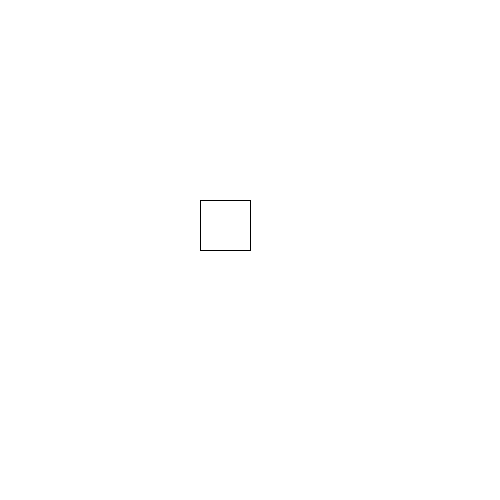
Frame 1 (no input)
Frame 60 (the mouse pressed at the canvas centre just before this capture): identical to frame 1, image omitted
Frame 120 (the mouse held since frame 60 and released just before this capture): identical to frame 1, image omitted

The Processing sketch that drew this single still picture (run headless with seeded random() and noise(); from frame 60 on, the mouse is pressed at the canvas centre):

// Processing sketch: Opdracht_6
// ── Opdracht_6.pde
int x = 200;
int y = 200;
void setup(){
 size(500,500);
}

void draw(){
  background(255,255,255);
  rect(x,y,50,50);
}
void keyPressed(){
  switch(keyCode){
     case 38:
     y -= 10;
     break;
     case 39:
     x += 10;
     break;
     case 40:
     y += 10;
     break;
     case 37:
     x -= 10;
  }
}
